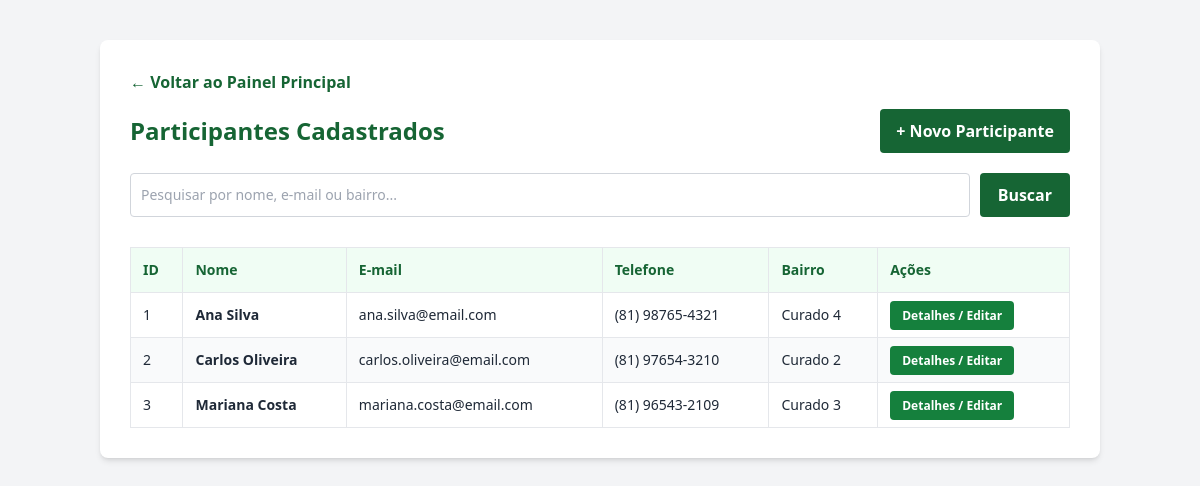
The page /CRUD_Participantes/listar.php (signed in) on the database its author committed.
### tables this page shows
CREATE TABLE participante (
    id INT AUTO_INCREMENT PRIMARY KEY,
    usuario_id INT NOT NULL UNIQUE,
    telefone VARCHAR(20) NOT NULL,
    endereco VARCHAR(150) NOT NULL,
    bairro VARCHAR(80) NOT NULL,
    saldo_ecopontos INT NOT NULL DEFAULT 0 CHECK (saldo_ecopontos >= 0),
    CONSTRAINT fk_participante_usuario FOREIGN KEY (usuario_id)
        REFERENCES usuario(id) ON DELETE CASCADE ON UPDATE CASCADE
);

CREATE TABLE usuario (
    id INT AUTO_INCREMENT PRIMARY KEY,
    nome VARCHAR(100) NOT NULL,
    email VARCHAR(120) NOT NULL UNIQUE,
    senha_hash VARCHAR(255) NOT NULL,
    perfil ENUM('PARTICIPANTE', 'ADMIN', 'COLETOR') NOT NULL DEFAULT 'PARTICIPANTE',
    criado_em DATETIME DEFAULT CURRENT_TIMESTAMP
);

### Models/Participante.php (called while the page is built, shortened)
<?php
class Participante
{
    private PDO $pdo;
    public function __construct(PDO $pdo)
    {
        $this->pdo = $pdo;
    }
    public function listar(string $busca = ''): array
    {
        $sql = "SELECT p.*, u.nome, u.email
                FROM participante p
                JOIN usuario u ON p.usuario_id = u.id";
        $sql .= " ORDER BY u.nome ASC";
        $stmt = $this->pdo->prepare($sql);
        $stmt->execute();
        return $stmt->fetchAll(PDO::FETCH_ASSOC);
    }
}

### CRUD_Participantes/listar.php (the view, shortened to what this page needs)
<?php
require_once __DIR__ . '/../Config/database.php';
require_once __DIR__ . '/../Models/Participante.php';
$participanteModel = new Participante($pdo);
$busca = trim($_GET['busca'] ?? '');
$participantes = $participanteModel->listar($busca);
?>
<!DOCTYPE html>
<html lang="pt-BR">
<head>
    <script src="https://cdn.tailwindcss.com"></script>
</head>
<body class="min-h-screen bg-gray-100 p-5 font-sans text-gray-800">
<div class="mx-auto my-5 max-w-[1000px] rounded-lg bg-white p-6 shadow-md sm:p-[30px]">
    <div class="mb-[15px]">
        <a href="../index.php" class="font-bold text-green-800 no-underline hover:text-green-900">&larr; Voltar ao Painel Principal</a>
    </div>
    <div class="mb-5 flex flex-col justify-between gap-4 sm:flex-row sm:items-center">
        <h2 class="m-0 text-2xl font-bold text-green-800">Participantes Cadastrados</h2>
        <a href="cadastro.php" class="rounded bg-green-800 px-4 py-[10px] text-center font-bold text-white no-underline hover:bg-green-900">+ Novo Participante</a>
    </div>
    <form method="GET" action="listar.php" class="mb-5 flex flex-col gap-[10px] sm:flex-row">
        <input type="text" name="busca" value="<?= htmlspecialchars($busca) ?>" placeholder="Pesquisar por nome, e-mail ou bairro..." class="min-w-0 flex-1 rounded border border-gray-300 p-[10px] text-sm focus:border-green-700 focus:outline-none focus:ring-1 focus:ring-green-700">
        <button type="submit" class="rounded bg-green-800 px-[18px] py-[10px] font-bold text-white hover:bg-green-900">Buscar</button>
    </form>
    <div class="overflow-x-auto">
    <table class="mt-[10px] w-full border-collapse">
        <thead>
            <tr>
                <th class="border border-gray-200 bg-green-50 p-3 text-left text-sm text-green-800">ID</th>
                <th class="border border-gray-200 bg-green-50 p-3 text-left text-sm text-green-800">Nome</th>
                <th class="border border-gray-200 bg-green-50 p-3 text-left text-sm text-green-800">E-mail</th>
                <th class="border border-gray-200 bg-green-50 p-3 text-left text-sm text-green-800">Telefone</th>
                <th class="border border-gray-200 bg-green-50 p-3 text-left text-sm text-green-800">Bairro</th>
                <th class="border border-gray-200 bg-green-50 p-3 text-left text-sm text-green-800">Ações</th>
            </tr>
        </thead>
        <tbody>
            <?php if (empty($participantes)): ?>
                <tr>
                    <td colspan="6" class="border border-gray-200 p-5 text-center text-gray-500">Nenhum participante encontrado.</td>
                </tr>
            <?php else: ?>
                <?php foreach ($participantes as $p): ?>
                    <tr class="even:bg-gray-50">
                        <td class="border border-gray-200 p-3 text-left text-sm"><?= (int)$p['id'] ?></td>
                        <td class="border border-gray-200 p-3 text-left text-sm"><strong><?= htmlspecialchars($p['nome']) ?></strong></td>
                        <td class="border border-gray-200 p-3 text-left text-sm"><?= htmlspecialchars($p['email']) ?></td>
                        <td class="border border-gray-200 p-3 text-left text-sm"><?= htmlspecialchars($p['telefone']) ?></td>
                        <td class="border border-gray-200 p-3 text-left text-sm"><?= htmlspecialchars($p['bairro']) ?></td>
                        <td class="border border-gray-200 p-3 text-left text-sm">
                            <a href="editar.php?id=<?= (int)$p['id'] ?>" class="rounded bg-green-700 px-3 py-1.5 text-xs font-bold text-white no-underline hover:bg-green-900">Detalhes / Editar</a>
                        </td>
                    </tr>
                <?php endforeach; ?>
            <?php endif; ?>
        </tbody>
    </table>
    </div>
</div>
</body>
</html>

### rows shown on the page
participante: id "1", usuario.nome "Ana Silva", usuario.email "ana.silva@email.com", telefone "(81) 98765-4321", bairro "Curado 4"
participante: id "2", usuario.nome "Carlos Oliveira", usuario.email "carlos.oliveira@email.com", telefone "(81) 97654-3210", bairro "Curado 2"
participante: id "3", usuario.nome "Mariana Costa", usuario.email "mariana.costa@email.com", telefone "(81) 96543-2109", bairro "Curado 3"
